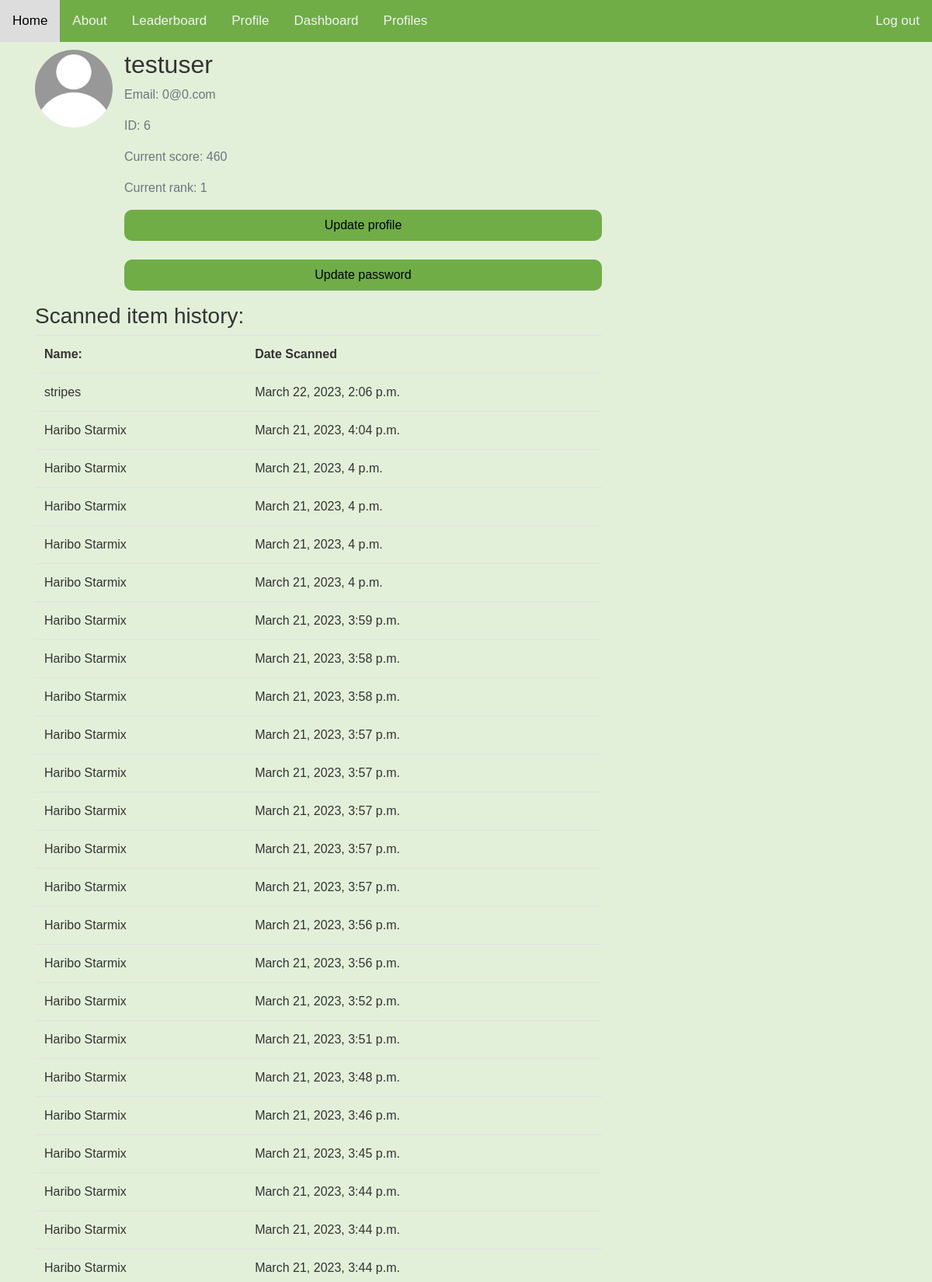
Screenshot of /profile/ (signed in, upper part) with the database file from the repository.
### users/models.py (models this page shows, shortened)
class Profile(models.Model):
    user = models.OneToOneField(User, on_delete=models.CASCADE)
    image = models.ImageField(default='default.jpg', upload_to='profile_pics')
    score = models.IntegerField(default=0)
    userRank = models.IntegerField(default=0)

class History(models.Model):
    name = models.CharField(max_length=200)
    userId = models.ForeignKey(Profile, on_delete=models.CASCADE)
    date_Added = models.DateTimeField(auto_now_add=True)
    """
    When it calls itself, returns the usernames
    @param self - The object
    @return The usernames from the database
    """

### users/views.py (the view)
# urls.py: path('profile/', views.profile, name='user-profile'),
@login_required
def profile(request):
    history = History.objects.order_by('-date_Added')
    profiles = Profile.objects.order_by('-score')
    context = {
        'data': history,
        'profiles': profiles
    }
    return render(request, 'users/profile.html', context)

### users/templates/users/profile.html
{% extends "Food_Scanner/base.html" %} {% load crispy_forms_tags %} {% block content %}
<div style="padding-top: 10px;"class="content-section">
    <div class="media">
        <img class="rounded-circle account-img" src="{{ user.profile.image.url }}" width="100" height="auto" />
        <div style="padding-left: 15px;" class="media-body">
            <h2 class="account-heading">{{ user.username }}</h2>
            <p class="text-secondary">Email: {{ user.email }}</p>
            <p class="text-secondary">ID: {{ user.id }}</p>
            <p class="text-secondary">Current score: {{ user.profile.score }}</p>
            {% for profile in profiles %}
            {% if user.id == profile.user.id%}
            <p class="text-secondary">Current rank: {{ forloop.counter }}</p>
            {% endif %}
            {% endfor %}
            <div class="form-group">
                <form action="{% url 'user-profile_update' %}">
                    <input class="btn btn-login" type="submit" value="Update profile" />
                </form>
                <br>
                <form action="{% url 'update_password' %}">
                    <input class="btn btn-login" type="submit" value="Update password" />
                </form>
            </div>
        </div>
    </div>
    <div class="history">
        <h3>Scanned item history:</h3>
        <table class="table table-condensed">
            <tr>
                <th>Name:</th>
                <th>Date Scanned</th>
            </tr>
            {% for item in data %} {% if user.profile.id == item.userId_id %}
            <tr>
                <td>{{item.name}}</td>
                <td>{{item.date_Added}}</td>
            </tr>
            {% endif %}{% endfor %}
        </table>
    </div>
</div>
{% endblock content %}

### Food_Scanner/static/Food_Scanner/main.css (style rules this page uses)
body { background: #e2f0d9; color: #333333; font-family: Arial, Helvetica, sans-serif; }
.btn-login { background-color: #70ad47; border-radius: 10px; transition-duration: 0.4s; width: 100%; border: 2px solid #70ad47; }

### rows the page displays
History: name "stripes", date_Added "March 22, 2023, 2:06 p.m."
History: name "Haribo Starmix", date_Added "March 21, 2023, 4:04 p.m."
History: name "Haribo Starmix", date_Added "March 21, 2023, 4 p.m."
History: name "Haribo Starmix", date_Added "March 21, 2023, 4 p.m."
History: name "Haribo Starmix", date_Added "March 21, 2023, 4 p.m."
History: name "Haribo Starmix", date_Added "March 21, 2023, 4 p.m."
History: name "Haribo Starmix", date_Added "March 21, 2023, 3:59 p.m."
History: name "Haribo Starmix", date_Added "March 21, 2023, 3:58 p.m."
History: name "Haribo Starmix", date_Added "March 21, 2023, 3:58 p.m."
History: name "Haribo Starmix", date_Added "March 21, 2023, 3:57 p.m."
History: name "Haribo Starmix", date_Added "March 21, 2023, 3:57 p.m."
History: name "Haribo Starmix", date_Added "March 21, 2023, 3:57 p.m."
History: name "Haribo Starmix", date_Added "March 21, 2023, 3:57 p.m."
History: name "Haribo Starmix", date_Added "March 21, 2023, 3:57 p.m."
History: name "Haribo Starmix", date_Added "March 21, 2023, 3:56 p.m."
History: name "Haribo Starmix", date_Added "March 21, 2023, 3:56 p.m."
History: name "Haribo Starmix", date_Added "March 21, 2023, 3:52 p.m."
History: name "Haribo Starmix", date_Added "March 21, 2023, 3:51 p.m."
History: name "Haribo Starmix", date_Added "March 21, 2023, 3:48 p.m."
History: name "Haribo Starmix", date_Added "March 21, 2023, 3:46 p.m."
History: name "Haribo Starmix", date_Added "March 21, 2023, 3:45 p.m."
History: name "Haribo Starmix", date_Added "March 21, 2023, 3:44 p.m."
History: name "Haribo Starmix", date_Added "March 21, 2023, 3:44 p.m."
History: name "Haribo Starmix", date_Added "March 21, 2023, 3:44 p.m."

### other values shown
{{ user.username }} "testuser"
{{ user.email }} "0@0.com"
{{ user.id }} "6"
{{ user.profile.score }} "460"
